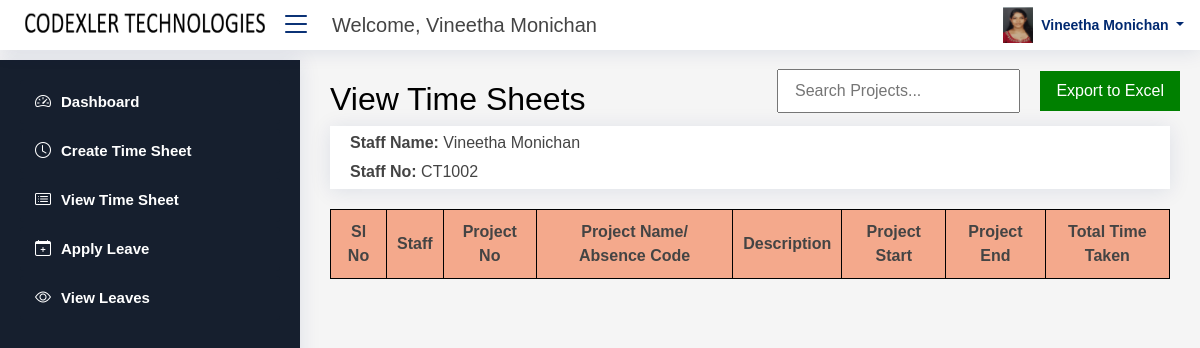
Before: /all_view_timesheet (signed in) with the older database file.
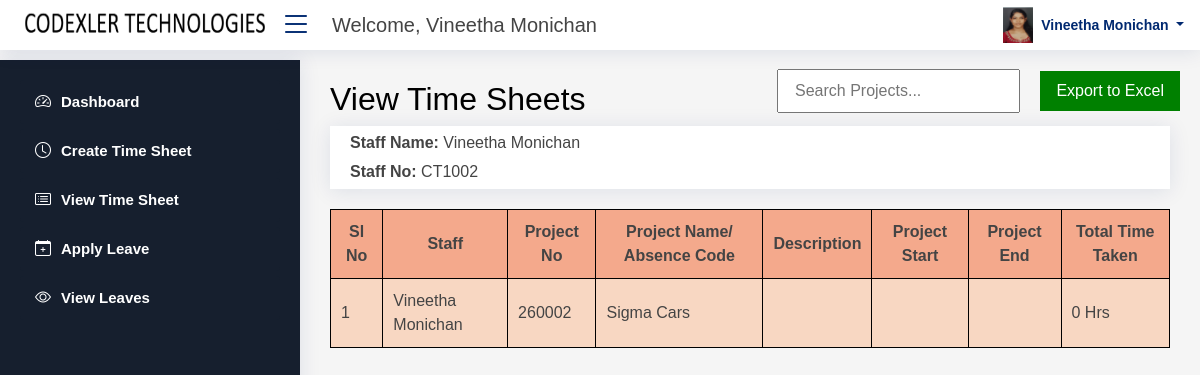
After: the same page with the newer database file.
### codex_app/models.py (models this page shows, shortened)
class Create_Timesheet_Line(models.Model):
    timesheet = models.ForeignKey(
        Create_Timesheet,
        on_delete=models.CASCADE,
        related_name="timesheet_lines",
        null=True,
        blank=True
    )
    staff_list = models.ForeignKey(
        Registration,
        on_delete=models.CASCADE,
        related_name="timesheet_lines",
        null=True,
        blank=True
    )
    project_name = models.CharField(max_length=200, null=True, blank=True)
    project_no = models.CharField(max_length=200, null=True, blank=True)
    remarks = models.CharField(max_length=200, null=True, blank=True)
    date = models.DateField(null=True, blank=True)
    total_hours_taken = models.IntegerField(default=0, null=True, blank=True)
    duration_hours = models.IntegerField(default=0, null=True, blank=True)
    duration_minutes = models.IntegerField(default=0, null=True, blank=True)
    STATUS_CHOICES = (
        ('Pending', 'Pending'),
        ('Ongoing', 'Ongoing'),
        ('Completed', 'Completed'),
    )
    status = models.CharField(
        max_length=20,
        choices=STATUS_CHOICES,
        default='Pending'
    )

class Registration(models.Model):
    Emp_Id = models.CharField(max_length=200, null=True, blank=True)
    First_name = models.CharField(max_length=200, null=True, blank=True)
    department = models.ForeignKey(
        Department,
        on_delete=models.SET_NULL,
        null=True,
        blank=True
    )
    designation = models.ForeignKey(
        Designation,
        on_delete=models.SET_NULL,
        null=True,
        blank=True
    )
    Email = models.EmailField(max_length=200, null=True, blank=True)
    Password = models.CharField(max_length=200, null=True, blank=True)
    Mobile_Number = models.CharField(max_length=200, null=True, blank=True)
    Registration_date = models.DateField(null=True, blank=True)
    Image = models.ImageField(upload_to='images/', null=True, blank=True)
    Gender = models.CharField(max_length=200, null=True, blank=True)
    Address = models.CharField(max_length=1000, null=True, blank=True)
    Location = models.CharField(max_length=1000, null=True, blank=True)
    User_role = models.CharField(max_length=200, null=True, blank=True)
    user = models.OneToOneField(
        User,
        on_delete=models.CASCADE,
        null=True,
        blank=True
    )
    def __str__(self):
        return self.First_name or "Employee"

### codex_app/views.py (the view)
# urls.py: path('all_view_timesheet', views.all_view_timesheet, name='all_view_timesheet'),
def all_view_timesheet(request):
    bok = Registration.objects.get(id=request.session['logg'])
    timesheets = Create_Timesheet_Line.objects.filter(staff_list_id=bok.id)
    if timesheets.exists():  # Ensure there's at least one timesheet
        timesheet = timesheets.first()  # Get the first timesheet line
        t = Create_Timesheet.objects.filter(id=timesheet.timesheet_id)
    else:
        t = Create_Timesheet.objects.none()  # Return an empty queryset if no timesheets exist
    return render(request, 'all_view_timesheet.html', {
        't': t,
        'bok': bok,
        'timesheets':timesheets
    })

### templates/all_view_timesheet.html (shortened to what the changed rows need)
{% load static %}
<!DOCTYPE html>
<html lang="en">
<head>
  <link rel="stylesheet" href="https://pro.fontawesome.com/releases/v5.10.0/css/all.css">
  <link rel="stylesheet" href="https://cdn.jsdelivr.net/npm/bootstrap@5.3.0/dist/css/bootstrap.min.css">
  <link rel="stylesheet" href="static/assets/vendor/bootstrap-icons/bootstrap-icons.css">
  <link rel="stylesheet" href="static/assets/vendor/boxicons/css/boxicons.min.css">
  <link rel="stylesheet" href="static/assets/vendor/quill/quill.snow.css">
  <link rel="stylesheet" href="static/assets/vendor/remixicon/remixicon.css">
  <link rel="stylesheet" href="static/assets/vendor/simple-datatables/style.css">
  <link rel="stylesheet" href="static/assets/css/style.css">
</head>
<body>
  <main id="main" class="main">
      <h2 style="color:black; font-family: Arial, sans-serif;">View Time Sheets
      </h2>
      <table class="table-container"  id="projectTable" >
        <thead>
            <tr>
                <th>Sl No</th>
                <th>Staff</th>
                <th>Project No</th>
                <th>Project Name/ Absence Code</th>
                <th>Description</th>
                <th>Project Start</th>
                <th>Project End</th>
                <th>Total Time Taken </th>
            </tr>
        </thead>
        <tbody>
            {% for timesheet in timesheets %}
            <tr>
                <td>{{ forloop.counter }}</td>
                <td>{{ timesheet.staff_list }}</td>
                <td>{{ timesheet.project_no }}</td>
                <td>{{ timesheet.project_name }}</td>
                <td>{{ timesheet.remarks }}</td>
                <td>{{ timesheet.start_datetime }}</td>
                <td>{{ timesheet.end_datetime }}</td>
                <td>{{ timesheet.duration_hours }} Hrs</td>
            </tr>
            {% endfor %}
        </tbody>
    </table>
  </main>
</body>
</html>
</body>
</html>

Changed rows visible on the page:
added Create_Timesheet_Line: staff_list "Vineetha Monichan", project_no "260002", project_name "Sigma Cars", duration_hours "0"
